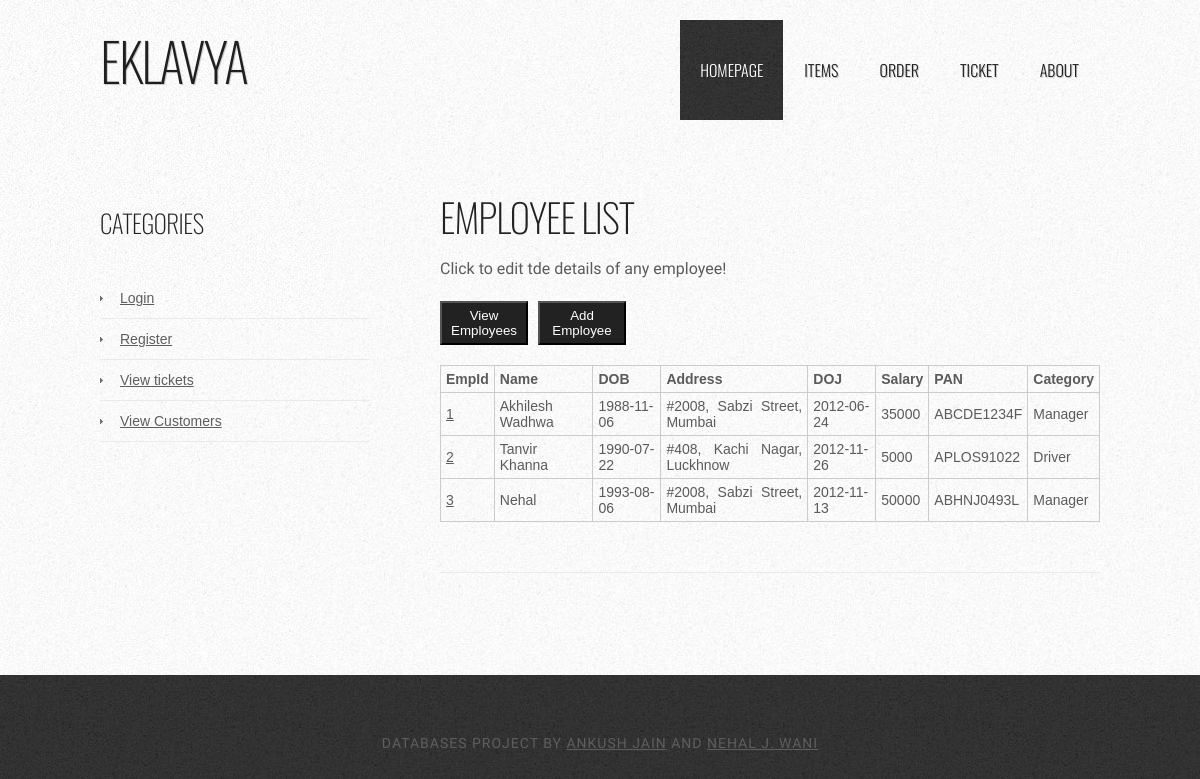
The page /employee.php on the database as committed earlier.
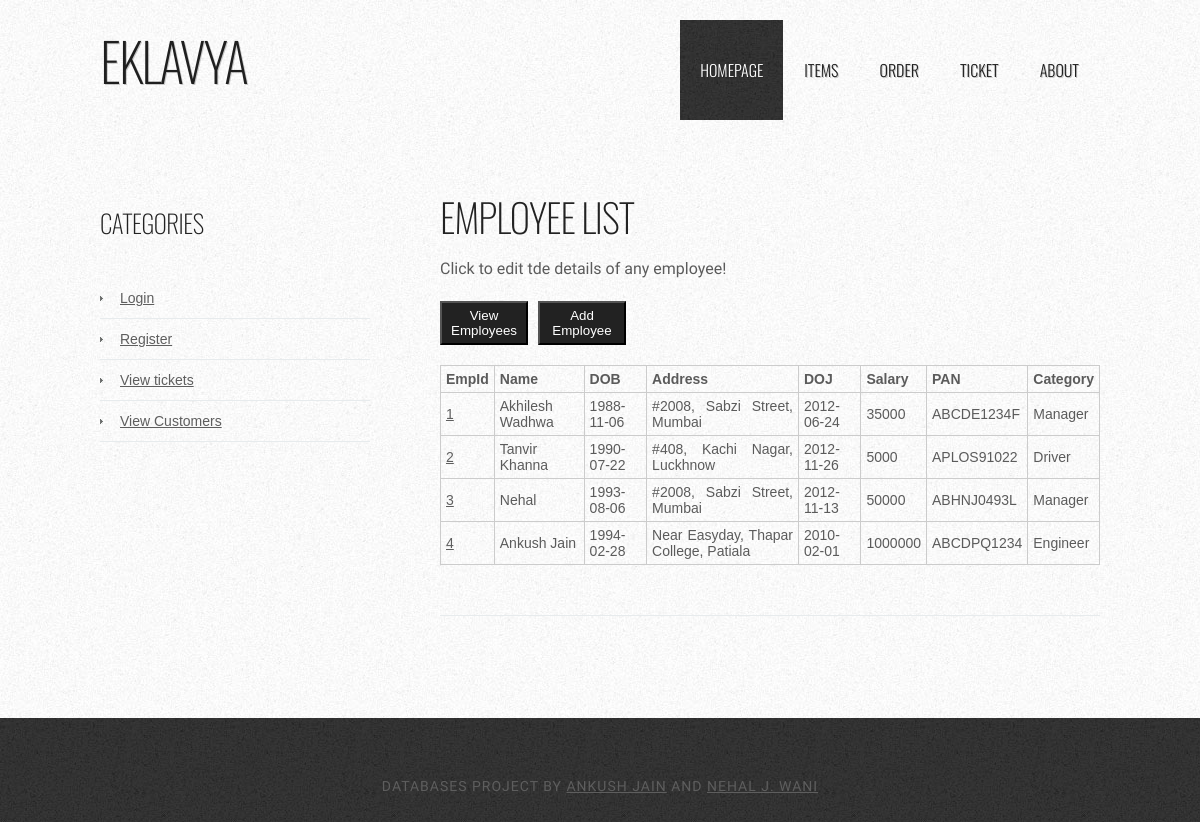
The same page on the database as committed later.
### tables this page shows
CREATE TABLE `Employee` (
  `EmpID` int(10) NOT NULL AUTO_INCREMENT,
  `Name` varchar(100) DEFAULT NULL,
  `DOB` date DEFAULT NULL,
  `Address` varchar(500) DEFAULT NULL,
  `DOJ` date DEFAULT NULL,
  `Salary` int(7) DEFAULT NULL,
  `PAN` char(10) DEFAULT NULL,
  `Category` varchar(50) DEFAULT NULL,
  PRIMARY KEY (`EmpID`)
);

### essential.php (the view, shortened to what this page needs)
<?php
function dbconnect(){
	$con = mysql_connect('','','');
	if(!$con){
		die("Error in connection!");
	}
	else {
		$chooseDB = "USE dbapp";
		$fetchDB = mysql_query( $chooseDB , $con);
	}
}
function execute($query){
	GLOBAL $con;
	$result = mysql_query($query,$con);
	if(!$result){
		echo mysql_error();
		die("Cannot execute the query ".$query);
	}
	else{
		return $result;
	}
}
function generateEmployee($query){
	$result=execute($query);
	$string="";
	while($rows = mysql_fetch_assoc($result)){
		$string.="<tr>";
		$count=0;
		foreach($rows as $row){
			if($count==0){
				$string.="<td><a href=editEmployee.php?EmpID=".$rows['EmpID']."&Category=".$rows['Category'].">".$row."</a></td>";
			}
			else{
				$string.="<td>".$row."</td>";
			}
			$count++;
		}
		$string.="</tr>";
	}
	return $string;
}
?>

### header.php (shortened to what this page needs)
<!DOCTYPE html PUBLIC "-//W3C//DTD XHTML 1.0 Strict//EN" "http://www.w3.org/TR/xhtml1/DTD/xhtml1-strict.dtd">
<html xmlns="http://www.w3.org/1999/xhtml">
<head>
<link href="style.css" rel="stylesheet" type="text/css" media="screen" />
</head>
<body>
<div id="wrapper">
	<div id="header-wrapper">
		<div id="header" class="container">
			<div id="logo">
				<h1><a href="#">Eklavya</a></h1>
			</div>
			<div id="menu">
				<ul>
					<li class="current_page_item"><a href="#">Homepage</a></li>
					<li><a href="selectItems.php">Items</a></li>
					<li><a href="">Order</a></li>
					<li><a href="raiseTicket.php">Ticket</a></li>
					<li><a href="about.php">About</a></li>
				</ul>
			</div>
		</div>
	</div>
	<div id="page">
		<div id="content">

### employee.php (shortened to what this page needs)
<?php include_once('header.php'); ?>
<?php
	include"essential.php";
	$query="SELECT * FROM Employee";
?>
<div class="post">
	<h2 class="title"><a href="#">Employee List</a></h2>
	<p class="meta">
	<span class="date">Click to edit tde details of any employee!</span>
	</p>
	<div style="clear: botd;">&nbsp;</div>
	<button type="button" id='view' class="more">View Employees</button>
	<button type="button" id='add' class="more">Add Employee</button>
	<br><br><br><br>
	<div class="entry">
		<table class="item-table" id="employeeDetails">
				<tr>
					<td>EmpId</td>
					<td>Name</td>
					<td>DOB</td>
					<td>Address</td>
					<td>DOJ</td>
					<td>Salary</td>
					<td>PAN</td>
					<td>Category</td>
				</tr>
			<?php echo generateEmployee($query); ?>
		</table>
	</div>
</div>
<?php include_once('footer.php'); ?>

### footer.php (shortened to what this page needs)
			<div style="clear: both;">&nbsp;</div>
		</div>
		<div id="sidebar">
			<ul>
				<li>
					<h2>Categories</h2>
					<ul>
						<?php
							if(!isset($_SESSION['Username'])){
						?>		<li><a href="login.php">Login</a></li>
								<li><a href="registration.php">Register</a></li>
						<?php	}
							else{
						?>
								<li><a href="logout.php">Logout</a></li>
						<?php	}
						?>
						<li><a href="ticketItems.php">View tickets</a></li>
						<li><a href="customerItems.php">View Customers</a></li>
					</ul>
				</li>
			</ul>
		</div>
		<div style="clear: both;">&nbsp;</div>
	</div>
</div>
<div id="footer">
	<p>	Databases Project by <a href="#">Ankush Jain</a> and <a href="#">Nehal J. Wani</a></p>
</div>
</body>
</html>

### style.css (style rules this page uses)
body { margin: 0; padding: 0; background: #050505 url(images/img01.jpg) repeat; font-family: Arial, Helvetica, sans-serif; font-size: 14px; color: #5B5B5B; }
h1, h2, h3 { margin: 0; padding: 0; text-transform: uppercase; font-weight: normal; font-family: 'Oswald', sans-serif; font-weight: 200; color: #222222; }
h1 { font-size: 2em; }
h2 { font-size: 2.8em; }
p, ul, ol { margin-top: 0; line-height: 180%; }
a { color: #5E5E5E; }
#wrapper { background: #FFFFFF url(images/img05.jpg) repeat; }
.container { width: 1000px; margin: 0px auto; }
#header-wrapper { overflow: hidden; }
#header { width: 1000px; height: 150px; margin: 0 auto; padding: 0px 0px; }
#logo { float: left; width: 300px; margin: 0; padding: 0; color: #FFFFFF; }
#logo h1 { line-height: 120px; letter-spacing: -2px; font-size: 3.8em; }
#logo h1 a { color: #1F1F1F; text-shadow: 1px 1px 0px rgba(0,0,0,.2); }
#logo a { border: none; background: none; text-decoration: none; color: #000000; }
#menu { float: right; width: 500px; height: 90px; margin: 0 auto; padding: 0; }
#menu ul { float: right; margin: 0; padding: 20px 0px 0px 0px; list-style: none; line-height: normal; }
#menu li { float: left; }
#menu a { display: block; line-height: 100px; margin-right: 1px; padding: 0px 20px 0px 20px; text-decoration: none; text-align: center; text-shadow: 1px 1px 0px rgba(0,0,0,.2); text-transform: uppercase; font-family: 'Oswald', sans-serif; font-size: 16px; font-weight: 300; color: #1F1F1F; border: none; }
#menu a:hover, #menu .current_page_item a { background: url(images/img01.jpg) repeat; text-decoration: none; color: #FFFFFF; }
#page { width: 1000px; margin: 0 auto; padding: 30px 0px; }
#content { float: right; width: 660px; padding: 0px 0px 0px 0px; }
.post { overflow: hidden; margin-bottom: 40px; border-bottom: 1px solid #E7EBED; }
.post .title { padding: 7px 0px 0px 0px; letter-spacing: -1px; }
.post .title a { border: none; text-decoration: none; color: #222222; }
.post .meta { margin-bottom: 30px; padding: 10px 0px 0px 0px; text-align: left; font-family: 'Abel', sans-serif; font-size: 16px; font-weight: 300; }
.post .meta .date { float: left; }
.post .entry { padding: 0px 0px 40px 0px; text-align: justify; }
.more { display: block; float: left; width: 88px; padding: 5px 5px; margin-right: 10px; background: #222222; color: #FFFFFF; text-align: center; text-decoration: none; }
#sidebar { float: left; width: 270px; margin: 0px; padding: 30px 0px 0px 0px; }
#sidebar ul { margin: 0; padding: 0; list-style: none; }
#sidebar li { margin: 0; padding: 0; }
#sidebar li ul { margin: 0px 0px; padding-bottom: 30px; }
#sidebar li li { line-height: 40px; border-bottom: 1px solid #E7EBED; margin: 0px 0px; border-left: none; }
#sidebar li li a { padding: 0px 0px 0px 20px; background: url(images/img04.jpg) no-repeat left 50%; }
#sidebar h2 { height: 38px; padding: 0px 0px 30px 0px; letter-spacing: -.5px; font-size: 1.8em; color: #222222; }
#sidebar a { border: none; }
#footer { height: 140px; margin: 0 auto; padding: 50px 0 15px 0; font-family: 'Abel', sans-serif; }
#footer p { margin: 0; padding-top: 10px; letter-spacing: 1px; line-height: normal; font-size: 14px; text-transform: uppercase; text-align: center; color: #5E5E5E; }
#footer a { color: #5E5E5E; }
table, tr, td { border-collapse: collapse; margin-bottom: 10px; }
.item-table tr:nth-child(1) { font-weight: bold; }
.item-table td { min-width: 35px; padding: 5px; border: 1px solid #CCC; }

Rows that differ between the two databases and show on the page:
added employee: EmpID "4", Name "Ankush Jain", DOB "1994-02-28", Address "Near Easyday, Thapar College, Patiala", DOJ "2010-02-01", Salary "1000000", PAN "ABCDPQ1234", Category "Engineer"
